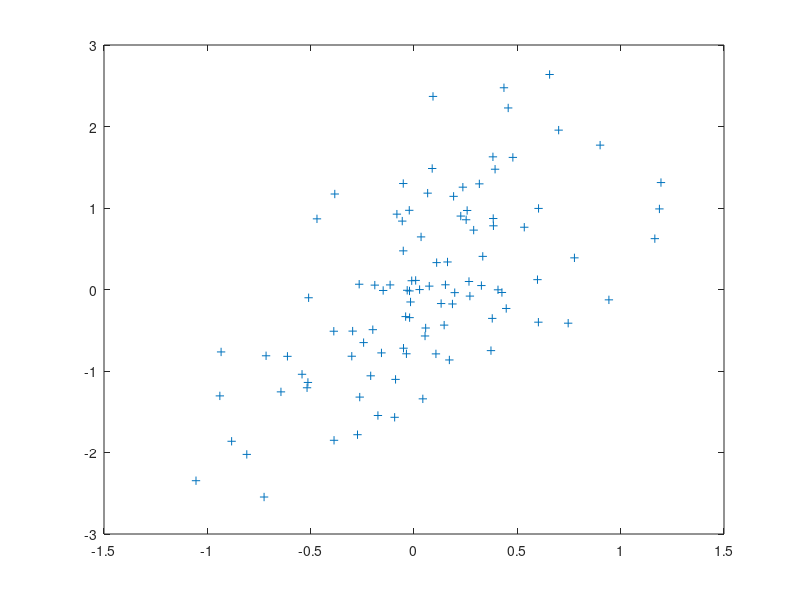
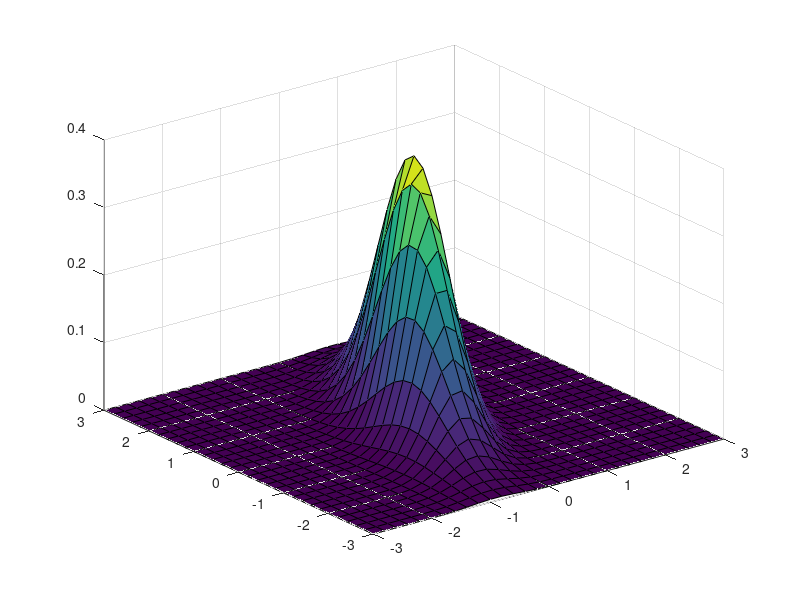

Reproduce these figures in MATLAB, in order. (Note: this script raises an error after producing the figures.)
% Ajiya Fatima Moiz      399946

% Generate random variable and plot bivariate Gaussian distribution (PDF) in 3D plan alongwith contours.

%% Define the parameters mu and Sigma.
mu = [0 0];
Sigma = [0.25 0.3; 0.3 1];

%% Generate Multivariate Normal Random Numbers.
rng('default')  % For reproducibility
R = mvnrnd(mu,Sigma,100);
plot(R(:,1),R(:,2),'+')

%% Create a grid of evenly spaced points in two-dimensional space.
x1 = -3:0.2:3;
x2 = -3:0.2:3;
[X1,X2] = meshgrid(x1,x2);
X = [X1(:) X2(:)];

%% Evaluate the pdf of the normal distribution at the grid points.
y = mvnpdf(X,mu,Sigma);
y = reshape(y,length(x2),length(x1));

%% Plot the pdf values.
figure
surf(x1,x2,y)
clim([min(y(:))-0.5*range(y(:)),max(y(:))])
axis([-3 3 -3 3 0 0.4])
xlabel('x1')
ylabel('x2')
zlabel('Probability Density')

%% Finally, create a contour plot of the multivariate normal distribution.
figure
contour(x1,x2,y,[0.0001 0.001 0.01 0.05 0.15 0.25 0.35])
xlabel('x')
ylabel('y')